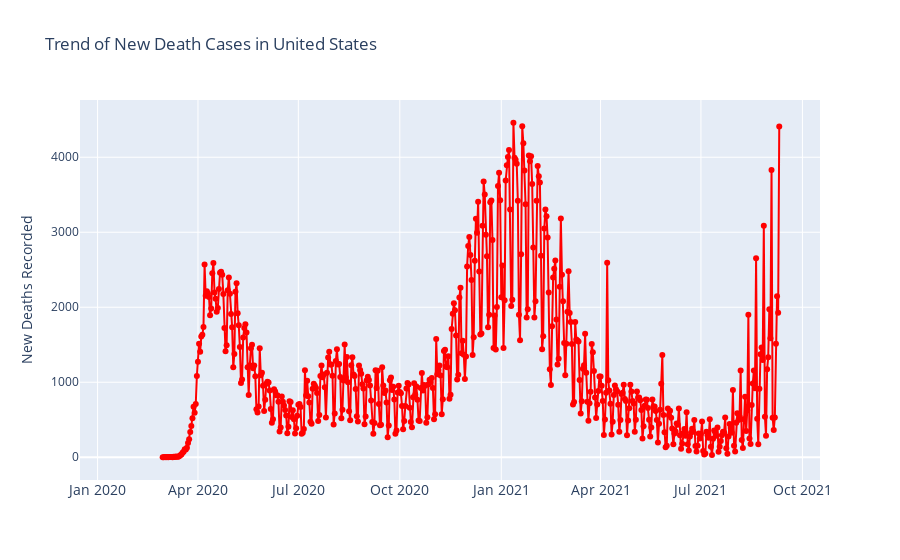

Here is the notebook cell this chart was saved with:
### Code cell
#Plotting the scatter plot to see the trends of new death cases in United States
df = df_raw
df_US = df[df.location == 'United States']
fig = go.Figure()
fig.add_trace(go.Scatter(x=df_US['date'], y = df_US['new_deaths'], mode='lines+markers', name='United States', line=dict(color='Red', width=2)))
fig.update_layout(title='Trend of New Death Cases in United States', xaxis_tickfont_size=14,yaxis=dict(title='New Deaths Recorded'))
fig.show()

### Figure 1 — Plotly figure (JSON) as saved in the notebook; plotly's stock layout.template omitted (floating-point values rounded to 4 significant figures; data arrays with more than 128 entries replaced by an {"elided": "..."} marker saying what was removed)
{"data": [{"line": {"color": "Red", "width": 2}, "mode": "lines+markers", "name": "United States", "type": "scatter", "x": {"elided": "598 str values"}, "y": {"elided": "598 int values"}}], "layout": {"title": {"text": "Trend of New Death Cases in United States"}, "xaxis": {"tickfont": {"size": 14}}, "yaxis": {"title": {"text": "New Deaths Recorded"}}}}
